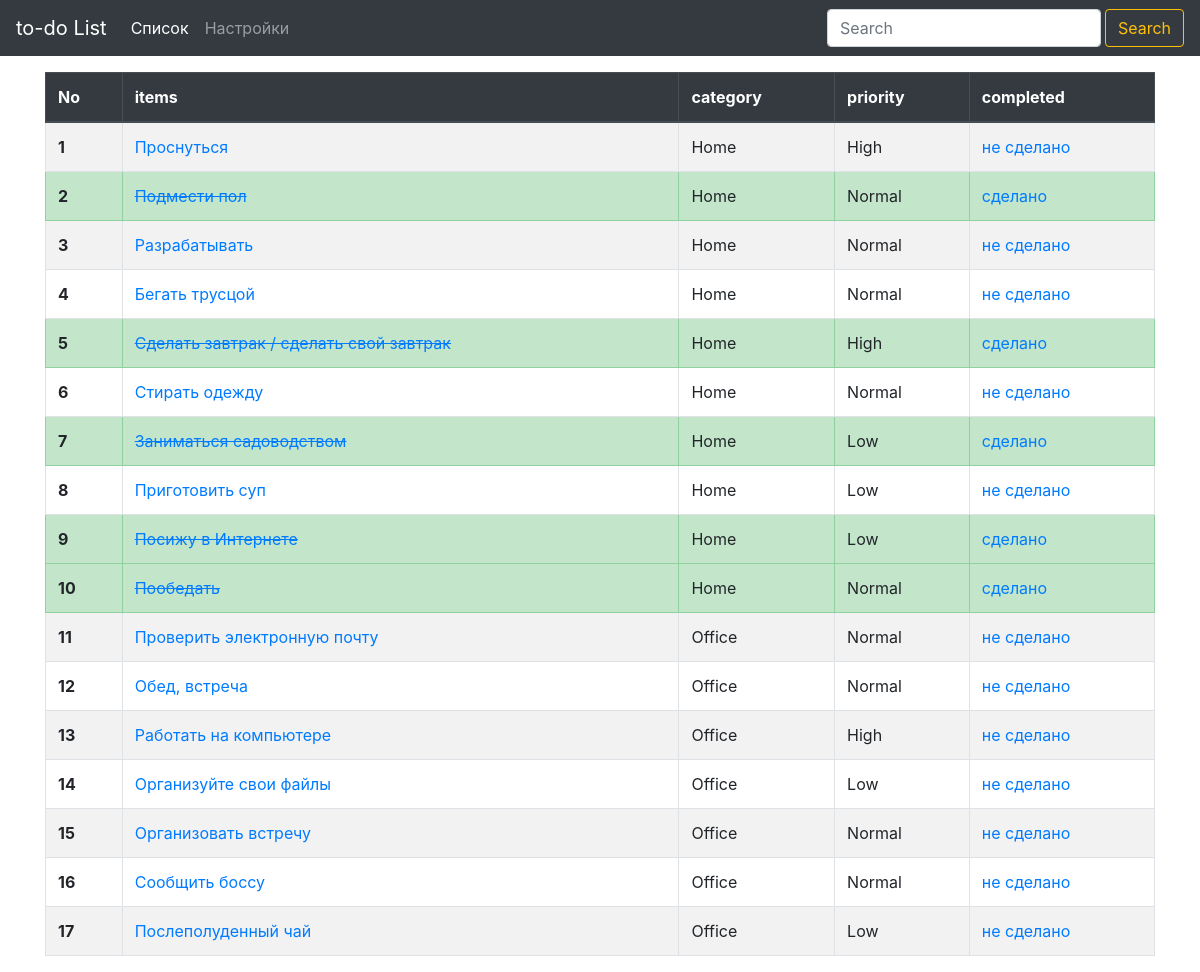
Page /list/search/ on the earlier database version.
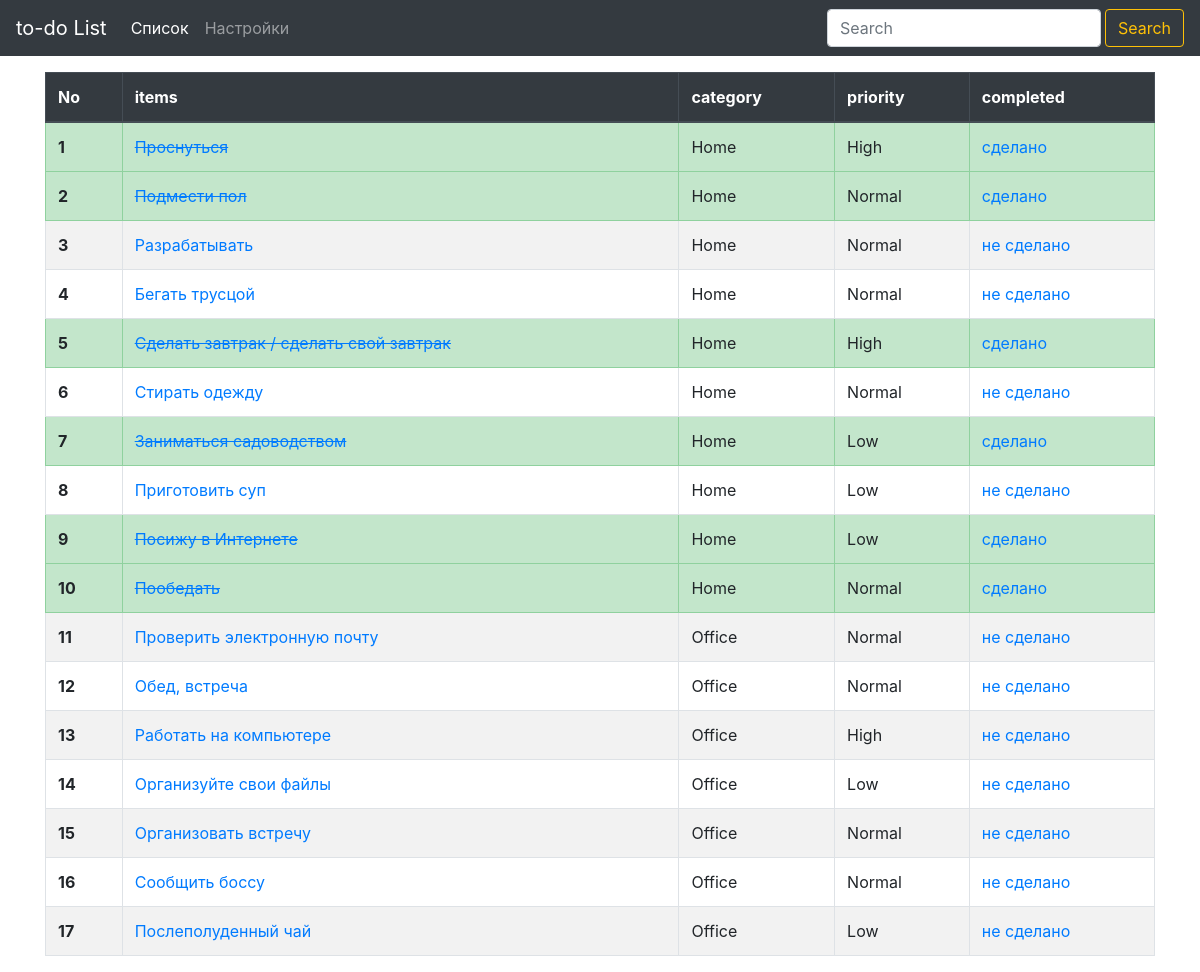
Same page on the later database version.
### list/models.py (models this page shows, shortened)
class List(models.Model):
    item = models.CharField(max_length=200)
    completed = models.BooleanField(default=False)
    category = models.CharField(max_length=50, default='')
    priority = models.CharField(max_length=50, default='')
    subitem = models.TextField(max_length=300, default='', blank=True)

### list/views.py (the view)
# urls.py: url('search/', views.search, name='search'),
def search(request):
    queryList = List.objects.all()
    queryCari = request.GET.get('kolomCari')
    if queryCari !='' and queryCari is not None :
        queryList = queryList.filter(Q(item__icontains = queryCari)| Q(category__icontains=queryCari)|Q(priority__icontains=queryCari)|Q(completed__icontains=queryCari))
    context = {
        'Title' : 'Search',
        'queryset' : queryList,
        }
    return render(request, 'list/search.html', context)

### list/templates/list/search.html (shortened to what this page needs)
{% extends 'base.html' %}
{% block content %}
<div class="container pt-4">
      <table class="table table-striped table-hover table-bordered">
        <thead class="thead-dark">
          <tr>
            <th scope="col">No</th>
            <th scope="col">items</th>
            <th scope="col">category</th>
            <th scope="col">priority</th>
            <th scope="col">completed</th>
          </tr>
        </thead>
        <tbody>
          {% for search in queryset %}
            {% if search.completed %}
              <tr class=table-success>
                <th scope="row">{{forloop.counter}}</th>
                <td><a href="{% url 'list:detail' search.id  %}"><s>{{search.item}}</s></a></td>
                <td>{{search.category}}</td>
                <td>{{search.priority}}</td>
                <td><a href="{% url 'list:uncross' search.id  %}">сделано</a></td>
              </tr>
            {% else %}
            <tr>
              <th scope="row">{{forloop.counter}}</th>
              <td><a href="{% url 'list:detail' search.id  %}">{{search.item}}</a></td>
              <td>{{search.category}}</td>
              <td>{{search.priority}}</td>
              <td><a href="{% url 'list:cross_off' search.id  %}">не сделано</a></td>
            </tr>
            {% endif %}
          {% endfor %}
        </tbody>
      </table>
    </div>
{% endblock content %}

Differences in the rows shown:
changed List "Проснуться": completed "не сделано" → "сделано"
